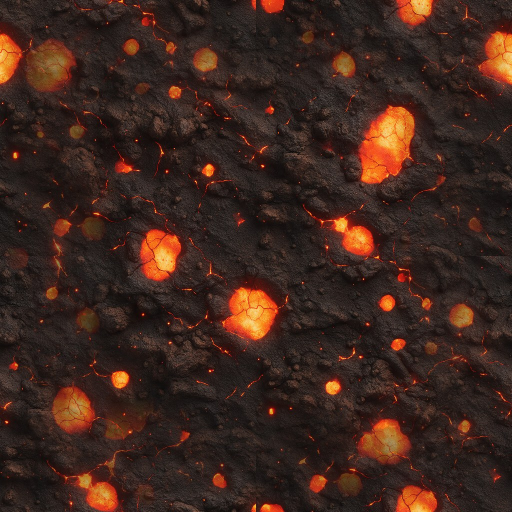
#> input picture assets/planet-tex/hwa.jpg, 1024 x 1024 px, given in place of hwa.jpg.png, which was not available (shown at 1/2 size)
$ python -i prep.py   (imports and definitions only)
#> lines starting #> are read from the running program, lines starting #| are printed output that depends on the picture; pictures that were not available may be replaced by others from this repository, and a replacement may not be noted
# raw/*.png → 이음새 제거 + 1024×512 → serve/map, 분류 지도 → serve/cls
import numpy as np, json, sys
from PIL import Image
# [1 line not run here, left out]
PAL=np.array([[0,255,0],[255,0,0],[255,255,0],[255,255,255],[0,0,255],[0,0,0]],dtype=np.uint8)
def prep(k,dst='serve/map/'):
#> called with k = '../../assets/planet-tex/hwa.jpg', dst = 'serve/map/'
    a=np.asarray(Image.open(f'raw/{k}.png').convert('RGB')).astype(float);B=48
    L=a[:,:B].copy();R=a[:,-B:].copy()
#> after `L = a[:, :B].copy()`:
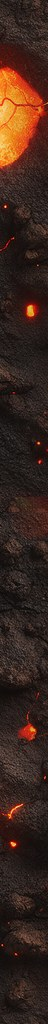
#> L: shape (1024, 48, 3) float64; mean R, G, B 58.6, 37.2, 28.5
#> after `R = a[:, -B:].copy()`:
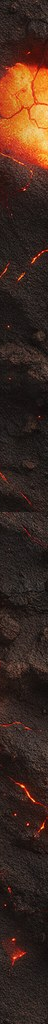
#> R: shape (1024, 48, 3) float64; mean R, G, B 62, 40.4, 30.6
    for i in range(B):
        t=.5*(1-i/B);a[:,i]=L[:,i]*(1-t)+R[:,B-1-i]*t;a[:,-1-i]=R[:,B-1-i]*(1-t)+L[:,i]*t
    im=Image.fromarray(a.clip(0,255).astype('uint8')).resize((1024,512),Image.LANCZOS);im.save(dst+k+'.jpg',quality=84,optimize=True)
#> after `im = Image.fromarray(a.clip(0, 255).astype('uint8')).resize((1024, 512`:
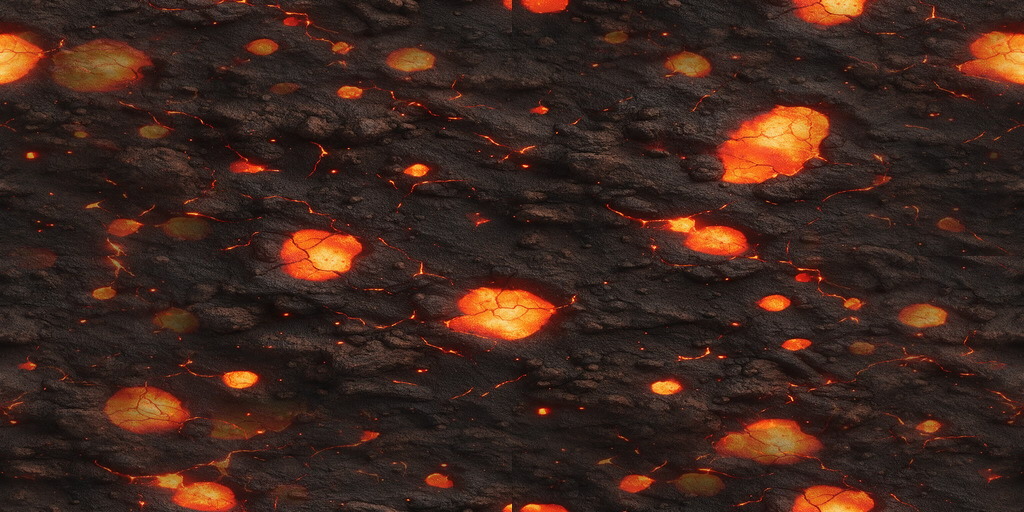
#> im: PIL image 1024x512 RGB; mean R, G, B 61.6, 37.8, 29.4
#> (the run stopped early here; a loop or call above may not have finished)

$ run again, on assets/planet-tex/mok.jpg
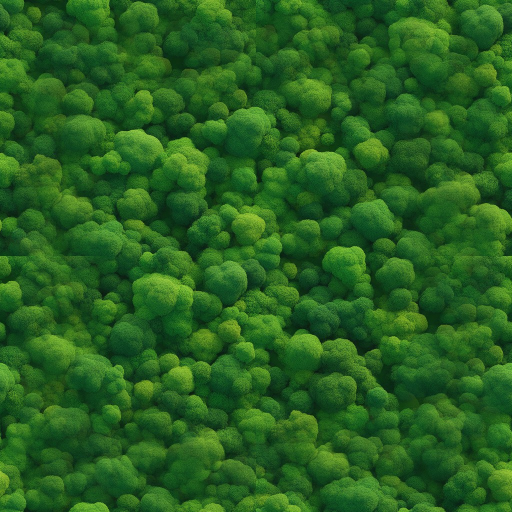
#> input picture assets/planet-tex/mok.jpg, 1024 x 1024 px, given in place of mok.jpg.png, which was not available (shown at 1/2 size)
#> in prep, `R = a[:, -B:].copy()`:
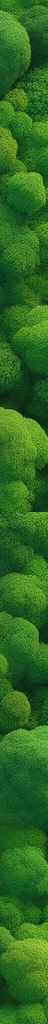
#> R: shape (1024, 48, 3) float64; mean R, G, B 45.8, 104.9, 32.8
#> in prep, `im = Image.fromarray(a.clip(0, 255).astype('uint8')).resize((1024, 512`:
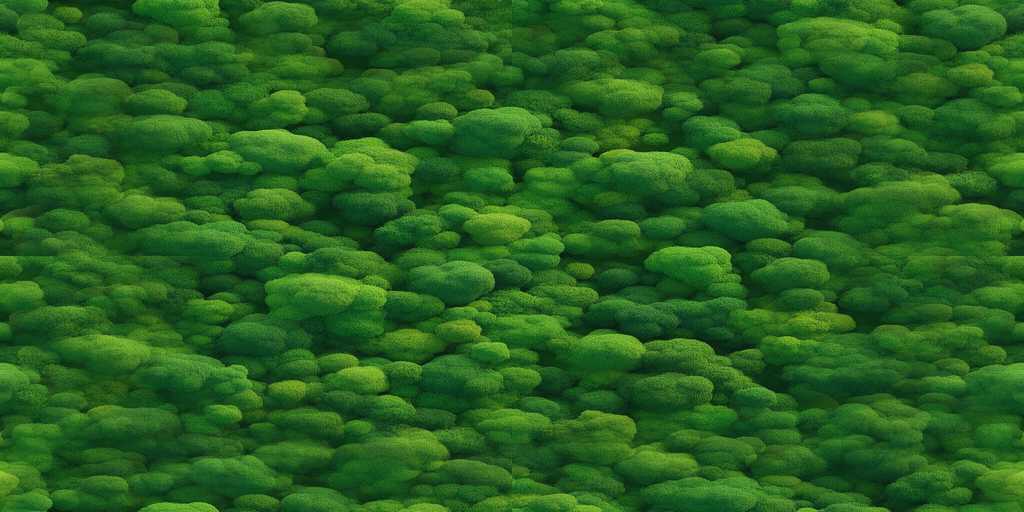
#> im: PIL image 1024x512 RGB; mean R, G, B 39, 96.2, 31.4
